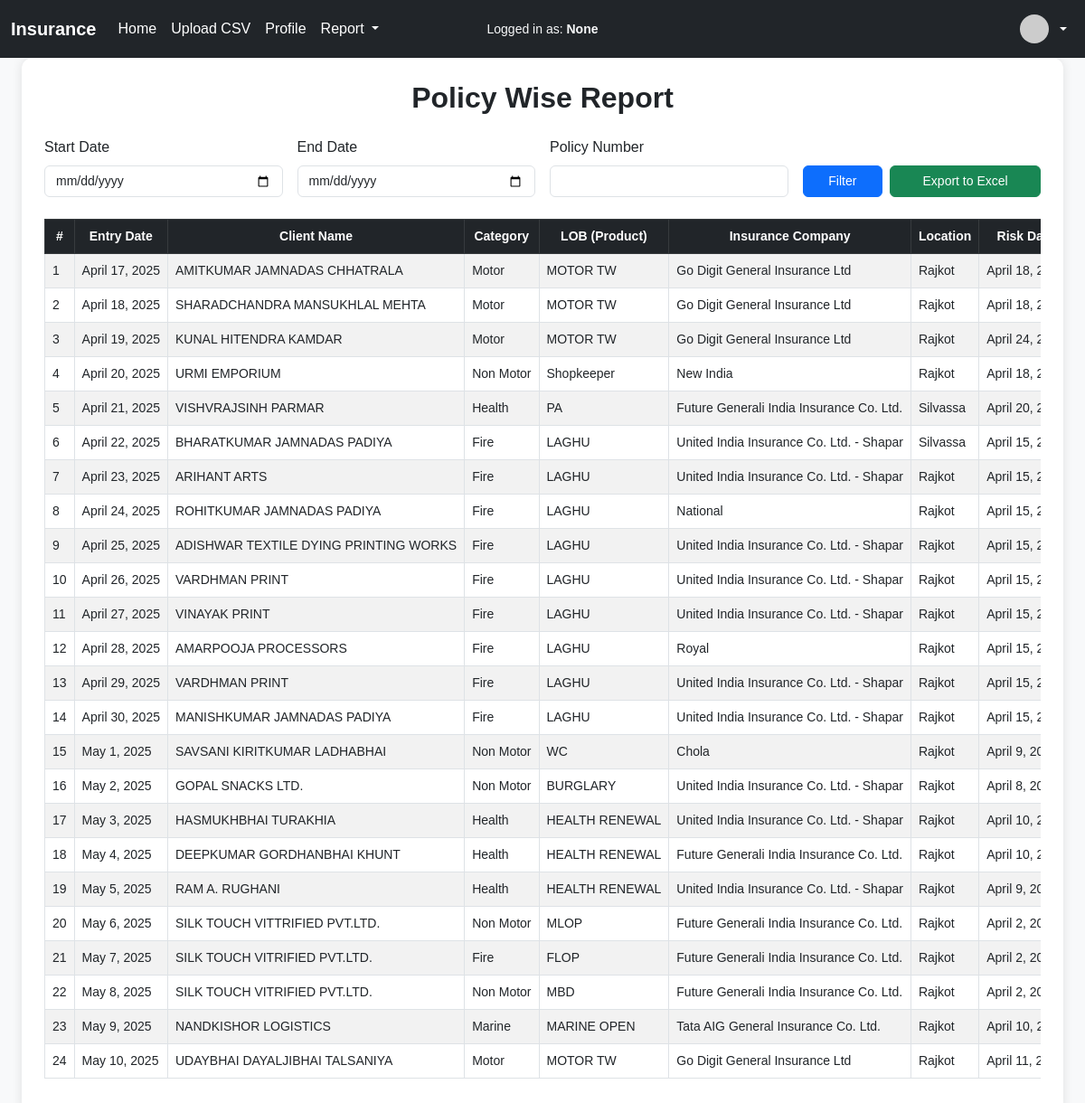
Screenshot of /policy_report/ with the database file from the repository.
### myapp/models.py (models this page shows, shortened)
class Insurance(models.Model):
    uploaded_csv=models.ForeignKey(UploadedCSV, on_delete=models.CASCADE)
    entry_date = models.DateField(default=timezone.now,null=True, blank=True)
    client_name = models.CharField(max_length=255,null=True,blank=True)
    category = models.CharField(max_length=100, null=True, blank=True)
    lob_product = models.CharField("LOB (PRODUCT)", max_length=100, null=True, blank=True)
    insurance_company = models.CharField(max_length=100, null=True, blank=True)
    location = models.CharField(max_length=100, null=True, blank=True)
    risk_date = models.DateField(null=True, blank=True)
    expiry_date = models.DateField(null=True, blank=True)
    own_damage = models.CharField(max_length=50, null=True, blank=True)
    third_party = models.CharField(max_length=50, null=True, blank=True)
    terrorism_premium = models.DecimalField(max_digits=15, decimal_places=2, null=True, blank=True)
    total_premium = models.DecimalField(max_digits=15, decimal_places=2, null=True, blank=True)
    booking_code = models.CharField(max_length=100, null=True, blank=True)
    agent_name = models.CharField(max_length=255, null=True, blank=True)
    policy_number = models.CharField(max_length=100, null=True, blank=True)
    registered_number = models.CharField(max_length=100, null=True, blank=True)
    fuel_type = models.CharField(max_length=50, null=True, blank=True)
    vehicle_cc = models.IntegerField(null=True, blank=True)
    gvw = models.CharField(max_length=100, null=True, blank=True)
    idv_of_vehicle = models.DecimalField(max_digits=15, decimal_places=2, null=True, blank=True)
    manufacture_year = models.IntegerField(null=True, blank=True)
    ncb = models.CharField(max_length=50, null=True, blank=True)
    type_of_vehicle = models.CharField(max_length=100, null=True, blank=True)
    policy_type = models.CharField(max_length=100, null=True, blank=True)
    contact_number = models.CharField(max_length=20, null=True, blank=True)
    email_id = models.CharField(max_length=255,null=True, blank=True)
    reference = models.CharField(max_length=100, null=True, blank=True)
    payment_mode = models.CharField(max_length=50, null=True, blank=True)
    bank_name = models.CharField(max_length=100, null=True, blank=True)
    cheque_no = models.CharField(max_length=50, null=True, blank=True)
    od_brok_percent = models.DecimalField(max_digits=5, decimal_places=2, null=True, blank=True)
    tp_terr_brok_percent = models.DecimalField(max_digits=5, decimal_places=2, null=True, blank=True)
    total_grid = models.CharField(max_length=100, null=True, blank=True)
    od_brok_amt = models.DecimalField(max_digits=10, decimal_places=2, null=True, blank=True)
    tp_terr_brok_amt = models.DecimalField(max_digits=10, decimal_places=2, null=True, blank=True)
    agency_comm_percent = models.DecimalField(max_digits=5, decimal_places=2, null=True, blank=True)
    agency_comm_amt = models.DecimalField(max_digits=10, decimal_places=2, null=True, blank=True)
    deduction_percent = models.DecimalField(max_digits=5, decimal_places=2, null=True, blank=True)
    less_amt = models.DecimalField(max_digits=10, decimal_places=2, null=True, blank=True)
    payable = models.DecimalField(max_digits=10, decimal_places=2, null=True, blank=True)
    tibpl_share = models.DecimalField(max_digits=10, decimal_places=2, null=True, blank=True)
    receivable = models.DecimalField(max_digits=10, decimal_places=2, null=True, blank=True)
    paid = models.DecimalField(max_digits=10, decimal_places=2, null=True, blank=True)

### myapp/views.py (the view)
# urls.py: path('policy_report/', views.policy_report_view, name='policy_report'),
def policy_report_view(request):
    cuser=request.session.get('user')
    start_date_str = request.GET.get('start_date')
    end_date_str = request.GET.get('end_date')
    policy_number_str = request.GET.get('policy_number')
    start_date = end_date = None
    try:
        if start_date_str:
            start_date = datetime.strptime(start_date_str.strip(), "%Y-%m-%d").date()
        if end_date_str:
            end_date = datetime.strptime(end_date_str.strip(), "%Y-%m-%d").date()
    except ValueError as e:
        print("Date parsing error:", e)
    policies = Insurance.objects.exclude(entry_date=None)
    if policy_number_str:
        policies = policies.filter(policy_number__icontains=policy_number_str.strip())
    if start_date and end_date:
        if start_date <= end_date:
            policies = policies.filter(entry_date__range=(start_date, end_date))
        else:
            print("Invalid date range: start_date is after end_date")
    elif start_date:
        policies = policies.filter(entry_date__gte=start_date)
    elif end_date:
        policies = policies.filter(entry_date__lte=end_date)
    policies = policies.order_by('entry_date')
    seen = set()
    unique_policies = []
    for policy in policies:
        if policy.policy_number not in seen:
            seen.add(policy.policy_number)
            unique_policies.append(policy)
    context = {
        'policies': unique_policies,
        'start_date': start_date_str,
        'end_date': end_date_str,
        'policy_number': policy_number_str,
        'cuser':cuser
    }
    return render(request, 'policy_report.html', context)

### myapp/templates/policy_report.html (shortened to what this page needs)
<!DOCTYPE html>
<html lang="en">
<head>
  <link href="https://cdn.jsdelivr.net/npm/bootstrap@5.3.0/dist/css/bootstrap.min.css" rel="stylesheet">
</head>
<body>
  {% include "includes/header.html" %}
  <li class="nav-item text-white me-3">
    <small class="text-light">Logged in as: <strong>{{ cuser }}</strong></small>
  </li>
  <div class="container-fluid px-4">
    <div class="report-container">
      <h2 class="mb-4 text-center">Policy Wise Report</h2>
      <form method="get" class="row g-3 mb-4">
        <div class="col-md-3">
          <label for="start_date" class="form-label">Start Date</label>
          <input type="date" class="form-control" id="start_date" name="start_date" value="{{ start_date }}">
        </div>
        <div class="col-md-3">
          <label for="end_date" class="form-label">End Date</label>
          <input type="date" class="form-control" id="end_date" name="end_date" value="{{ end_date }}">
        </div>
        <div class="col-md-3">
          <label for="policy_number" class="form-label">Policy Number</label>
          <input type="number" class="form-control" id="policy_number" name="policy_number" value="{{ policy_number }}">
        </div>
        <div class="col-md-3 d-flex align-items-end gap-2">
          <button type="submit" class="btn btn-primary w-50">Filter</button>
          <a href="{% url 'export_policy_excel' %}?start_date={{ request.GET.start_date }}&end_date={{ request.GET.end_date }}&insurance_company={{ request.GET.insurance_company }}&policy_number={{ request.GET.policy_number }}"
            class="btn btn-success w-100">Export to Excel</a>
        </div>
      </form>
      <div class="table-responsive">
        <table class="table table-bordered table-hover table-striped">
          <thead class="table-dark text-center">
            <tr>
              <th>#</th>
              <th>Entry Date</th>
              <th>Client Name</th>
              <th>Category</th>
              <th>LOB (Product)</th>
              <th>Insurance Company</th>
              <th>Location</th>
              <th>Risk Date</th>
            </tr>
          </thead>
          <tbody>
            {% if policies %}
            {% for policy in policies %}
            <tr>
              <td>{{ forloop.counter }}</td>
              <td>{{ policy.entry_date }}</td>
              <td>{{ policy.client_name }}</td>
              <td>{{ policy.category }}</td>
              <td>{{ policy.lob_product }}</td>
              <td>{{ policy.insurance_company }}</td>
              <td>{{ policy.location }}</td>
              <td>{{ policy.risk_date }}</td>
            </tr>
            {% endfor %}
            {% else %}
            <tr>
              <td colspan="45" class="text-center">No data found for selected filters.</td>
            </tr>
            {% endif %}
          </tbody>
        </table>
      </div>
    </div>
  </div>
</body>
</html>

### myapp/templates/includes/header.html (shortened to what this page needs)
<nav class="navbar navbar-expand-lg navbar-dark bg-dark fixed-top">
  <div class="container-fluid">
    <a class="navbar-brand fw-bold" href="/">Insurance</a>
    <div class="collapse navbar-collapse" id="mainNavbar">
      <ul class="navbar-nav me-auto mb-2 mb-lg-0">
        {% if not allowed_sections or "All menu" in allowed_sections %}
        <li class="nav-item">
          <a class="nav-link" href="/dashboard">Home</a>
        </li>
        {% endif %}
        {% if not allowed_sections or "Import CSV file" in allowed_sections %}
        <li class="nav-item">
          <a class="nav-link" href="/upload">Upload CSV</a>
        </li>
        {% endif %}
        <li class="nav-item">
          <a class="nav-link" href="/profile">Profile</a>
        </li>
        {% if not allowed_sections or "Policy-wise report" in allowed_sections or "Company-wise report" in allowed_sections or "Branch-wise report" in allowed_sections or "New Client report" in allowed_sections or "Product-wise report" in allowed_sections or "Policy History Report-Client wise report" in allowed_sections or "Agent wise Commission report" in allowed_sections %}
        <li class="nav-item dropdown">
          <a class="nav-link dropdown-toggle" href="#" id="reportDropdown" role="button" data-bs-toggle="dropdown"
            aria-expanded="false">
            Report
          </a>
        </li>
        {% endif %}
      </ul>
      <ul class="navbar-nav ms-auto">
        <div class="position-absolute top-50 start-50 translate-middle text-white d-none d-lg-block">
           <small class="text-light">Logged in as: <strong>{{ cuser }}</strong></small>
        </div>
        <li class="nav-item dropdown">
          <a class="nav-link dropdown-toggle d-flex align-items-center" href="#" id="profileDropdown" role="button"
            data-bs-toggle="dropdown" aria-expanded="false">
            <img src="{% if data.image %}{{ data.image.url }}{% else %}https://i.pravatar.cc/100{% endif %}"
              alt="profile" class="rounded-circle me-2" width="32" height="32">
          </a>
        </li>
      </ul>
    </div>
  </div>
</nav>

### myapp/templates/policy_report.html (style rules this page uses)
body { background-color: #f8f9fa; font-family: Arial, sans-serif; }
.report-container { margin-top: 40px; background-color: #ffffff; border-radius: 12px; padding: 25px; box-shadow: 0 0 12px rgba(0, 0, 0, 0.1); }
.table th, .table td { vertical-align: middle; font-size: 14px; white-space: nowrap; }
.table-responsive { max-width: 100%; overflow-x: auto; }
h2 { font-weight: 600; }
.form-label { font-weight: 500; }
.form-control { font-size: 14px; }
.btn { font-size: 14px; }
.navbar { background-color: #343a40; }
.navbar .navbar-brand, .navbar .nav-link { color: #fff; }

### rows the page displays
Insurance: entry_date "April 17, 2025", client_name "AMITKUMAR JAMNADAS CHHATRALA", category "Motor", lob_product "MOTOR TW", insurance_company "Go Digit General Insurance Ltd", location "Rajkot", risk_date "April 18,…"
Insurance: entry_date "April 18, 2025", client_name "SHARADCHANDRA MANSUKHLAL MEHTA", category "Motor", lob_product "MOTOR TW", insurance_company "Go Digit General Insurance Ltd", location "Rajkot", risk_date "April 18,…"
Insurance: entry_date "April 19, 2025", client_name "KUNAL HITENDRA KAMDAR", category "Motor", lob_product "MOTOR TW", insurance_company "Go Digit General Insurance Ltd", location "Rajkot", risk_date "April 24,…"
Insurance: entry_date "April 20, 2025", client_name "URMI EMPORIUM", category "Non Motor", lob_product "Shopkeeper", insurance_company "New India", location "Rajkot", risk_date "April 18,…"
Insurance: entry_date "April 21, 2025", client_name "VISHVRAJSINH PARMAR", category "Health", lob_product "PA", insurance_company "Future Generali India Insurance Co. Ltd.", location "Silvassa", risk_date "April 20,…"
Insurance: entry_date "April 22, 2025", client_name "BHARATKUMAR JAMNADAS PADIYA", category "Fire", lob_product "LAGHU", insurance_company "United India Insurance Co. Ltd. - Shapar", location "Silvassa", risk_date "April 15,…"
Insurance: entry_date "April 23, 2025", client_name "ARIHANT ARTS", category "Fire", lob_product "LAGHU", insurance_company "United India Insurance Co. Ltd. - Shapar", location "Rajkot", risk_date "April 15,…"
Insurance: entry_date "April 24, 2025", client_name "ROHITKUMAR JAMNADAS PADIYA", category "Fire", lob_product "LAGHU", insurance_company "National", location "Rajkot", risk_date "April 15,…"
Insurance: entry_date "April 25, 2025", client_name "ADISHWAR TEXTILE DYING PRINTING WORKS", category "Fire", lob_product "LAGHU", insurance_company "United India Insurance Co. Ltd. - Shapar", location "Rajkot", risk_date "April 15,…"
Insurance: entry_date "April 26, 2025", client_name "VARDHMAN PRINT", category "Fire", lob_product "LAGHU", insurance_company "United India Insurance Co. Ltd. - Shapar", location "Rajkot", risk_date "April 15,…"
Insurance: entry_date "April 27, 2025", client_name "VINAYAK PRINT", category "Fire", lob_product "LAGHU", insurance_company "United India Insurance Co. Ltd. - Shapar", location "Rajkot", risk_date "April 15,…"
Insurance: entry_date "April 28, 2025", client_name "AMARPOOJA PROCESSORS", category "Fire", lob_product "LAGHU", insurance_company "Royal", location "Rajkot", risk_date "April 15,…"
Insurance: entry_date "April 29, 2025", client_name "VARDHMAN PRINT", category "Fire", lob_product "LAGHU", insurance_company "United India Insurance Co. Ltd. - Shapar", location "Rajkot", risk_date "April 15,…"
Insurance: entry_date "April 30, 2025", client_name "MANISHKUMAR JAMNADAS PADIYA", category "Fire", lob_product "LAGHU", insurance_company "United India Insurance Co. Ltd. - Shapar", location "Rajkot", risk_date "April 15,…"
Insurance: entry_date "May 1, 2025", client_name "SAVSANI KIRITKUMAR LADHABHAI", category "Non Motor", lob_product "WC", insurance_company "Chola", location "Rajkot", risk_date "April 9,…"
Insurance: entry_date "May 2, 2025", client_name "GOPAL SNACKS LTD.", category "Non Motor", lob_product "BURGLARY", insurance_company "United India Insurance Co. Ltd. - Shapar", location "Rajkot", risk_date "April 8,…"
Insurance: entry_date "May 3, 2025", client_name "HASMUKHBHAI TURAKHIA", category "Health", lob_product "HEALTH RENEWAL", insurance_company "United India Insurance Co. Ltd. - Shapar", location "Rajkot", risk_date "April 10,…"
Insurance: entry_date "May 4, 2025", client_name "DEEPKUMAR GORDHANBHAI KHUNT", category "Health", lob_product "HEALTH RENEWAL", insurance_company "Future Generali India Insurance Co. Ltd.", location "Rajkot", risk_date "April 10,…"
Insurance: entry_date "May 5, 2025", client_name "RAM A. RUGHANI", category "Health", lob_product "HEALTH RENEWAL", insurance_company "United India Insurance Co. Ltd. - Shapar", location "Rajkot", risk_date "April 9,…"
Insurance: entry_date "May 6, 2025", client_name "SILK TOUCH VITTRIFIED PVT.LTD.", category "Non Motor", lob_product "MLOP", insurance_company "Future Generali India Insurance Co. Ltd.", location "Rajkot", risk_date "April 2,…"
Insurance: entry_date "May 7, 2025", client_name "SILK TOUCH VITRIFIED PVT.LTD.", category "Fire", lob_product "FLOP", insurance_company "Future Generali India Insurance Co. Ltd.", location "Rajkot", risk_date "April 2,…"
Insurance: entry_date "May 8, 2025", client_name "SILK TOUCH VITRIFIED PVT.LTD.", category "Non Motor", lob_product "MBD", insurance_company "Future Generali India Insurance Co. Ltd.", location "Rajkot", risk_date "April 2,…"
Insurance: entry_date "May 9, 2025", client_name "NANDKISHOR LOGISTICS", category "Marine", lob_product "MARINE OPEN", insurance_company "Tata AIG General Insurance Co. Ltd.", location "Rajkot", risk_date "April 10,…"
Insurance: entry_date "May 10, 2025", client_name "UDAYBHAI DAYALJIBHAI TALSANIYA", category "Motor", lob_product "MOTOR TW", insurance_company "Go Digit General Insurance Ltd", location "Rajkot", risk_date "April 11,…"

### other values shown
{{ cuser }} "None"
